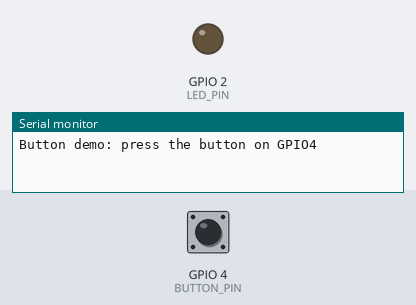
A program run on a simulated ESP32. Shown: output pins drawn as LEDs (lit = HIGH), the last lines printed to the serial monitor. The test bench sets the inputs (shaded band); at power-on: GPIO 4 (BUTTON_PIN) HIGH.

Above: at 1.2 s.
1.3 s: GPIO 4 (BUTTON_PIN) pulled LOW for 0.15 s
At 1.4 s:
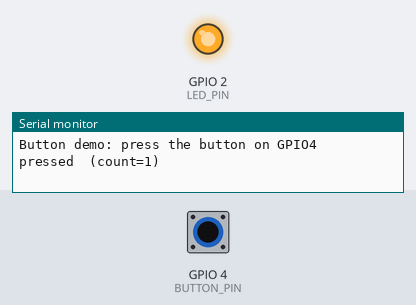
2.9 s: GPIO 4 (BUTTON_PIN) pulled LOW for 3.2 s
At 7.3 s:
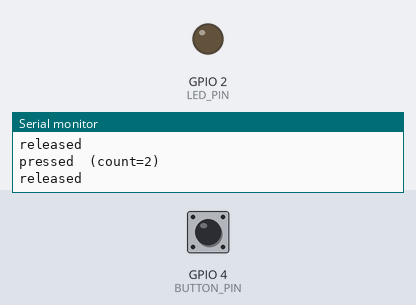
Timing chart, 0 to 8.8 s (numbered marks = the images above; inputs shaded):
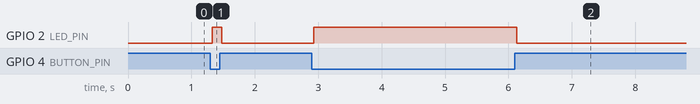

The program:

main.cpp
```cpp
// Step 2: read a push button on a GPIO pin.
//
// Wiring (breadboard):
//   one leg of button -> GPIO4
//   opposite leg      -> GND
//   (no resistor needed: we enable the ESP32's internal pull-up)
//
// With INPUT_PULLUP the pin idles HIGH (3.3V via the internal ~45k resistor).
// Pressing the button connects it to GND, so it reads LOW. Logic is "inverted":
//   released = HIGH, pressed = LOW.
#include <Arduino.h>

#define BUTTON_PIN 4
#define LED_PIN 2  // on-board LED on most dev boards

constexpr uint32_t DEBOUNCE_MS = 30;

void setup() {
  Serial.begin(115200);
  pinMode(BUTTON_PIN, INPUT_PULLUP);
  pinMode(LED_PIN, OUTPUT);
  Serial.println("Button demo: press the button on GPIO4");
}

void loop() {
  static int stableState = HIGH;     // last debounced state (HIGH = released)
  static int lastRaw = HIGH;         // last raw reading
  static uint32_t lastChangeMs = 0;  // when the raw reading last changed
  static uint32_t pressCount = 0;

  int raw = digitalRead(BUTTON_PIN);

  // A mechanical button "bounces": it flickers HIGH/LOW for a few ms when
  // pressed. Only accept a new state once it has been steady for DEBOUNCE_MS.
  if (raw != lastRaw) {
    lastRaw = raw;
    lastChangeMs = millis();
  }

  if (millis() - lastChangeMs >= DEBOUNCE_MS && raw != stableState) {
    stableState = raw;
    if (stableState == LOW) {
      pressCount++;
      Serial.printf("pressed  (count=%lu)\n", (unsigned long)pressCount);
    } else {
      Serial.println("released");
    }
  }

  digitalWrite(LED_PIN, stableState == LOW ? HIGH : LOW);
}
```

Measured:
- after the input at 1.3 s, GPIO 2 (LED_PIN): LOW → HIGH at once, → LOW 0.15 s later
- after the input at 2.9 s, GPIO 2 (LED_PIN): LOW → HIGH at once, → LOW 3.2 s later
